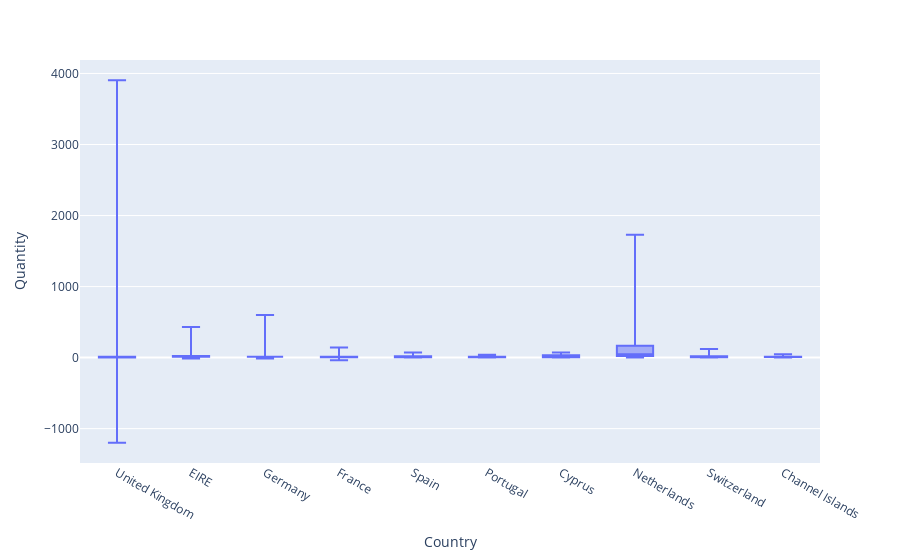

This figure's notebook cell:
### Markdown cell above
#### Top 10 Countries (by samples number) vs average quantity for the main cluster

### Code cell
fig = px.box(subset, x="Country", y="Quantity")
fig.update_traces(boxpoints=False) 
fig.show()

### Figure 1 — Plotly figure (JSON) as saved in the notebook; plotly's stock layout.template omitted (floating-point values rounded to 4 significant figures; data arrays with more than 128 entries replaced by an {"elided": "..."} marker saying what was removed)
{"data": [{"alignmentgroup": "True", "boxpoints": false, "hovertemplate": "Country=%{x}<br>Quantity=%{y}<extra></extra>", "legendgroup": "", "marker": {"color": "#636efa"}, "name": "", "notched": false, "offsetgroup": "", "orientation": "v", "showlegend": false, "type": "box", "x": {"elided": "30052 str values"}, "x0": " ", "xaxis": "x", "y": {"elided": "30052 int values"}, "y0": " ", "yaxis": "y"}], "layout": {"boxmode": "group", "legend": {"tracegroupgap": 0}, "margin": {"t": 60}, "xaxis": {"anchor": "y", "domain": [0, 1], "title": {"text": "Country"}}, "yaxis": {"anchor": "x", "domain": [0, 1], "title": {"text": "Quantity"}}}}
